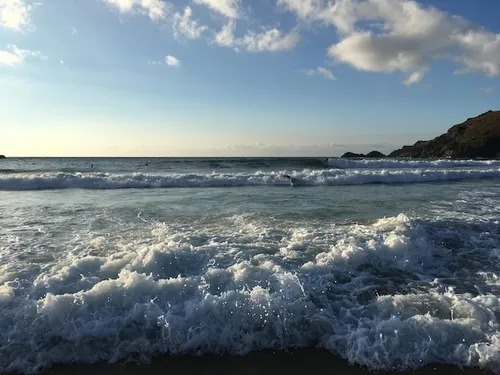
#> input picture images/sea.jpeg, 500 x 375 px, found by its file name
$ python geometric_transformations.py
#> lines starting #> are read from the running program, lines starting #| are printed output that depends on the picture
import cv2
import numpy as np

img_path = r'images/sea.jpeg'

img = cv2.imread(img_path)
#> img is the input picture: shape (375, 500, 3); mean B, G, R 136.2, 127.8, 113.5

print(img.shape)
#| (375, 500, 3)

res = cv2.resize(img, None, fx=1.0, fy=1.0, interpolation=cv2.INTER_CUBIC)

cv2.imshow('image', img)
cv2.imshow('res', res)
cv2.waitKey(0)

# Translation

new_x = 50
new_y = 50

array = np.array([[1,0,new_x],[0,1,new_y]],dtype=np.float32)
dst = cv2.warpAffine(img,array,(img.shape[1],img.shape[0]))
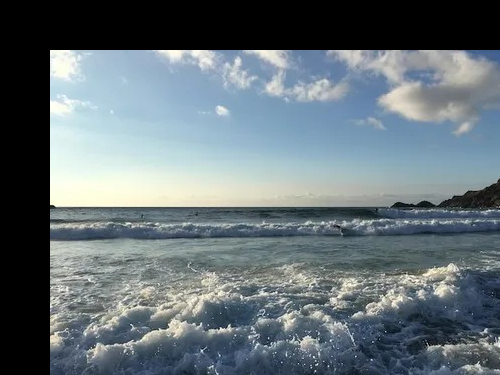
#> dst: shape (375, 500, 3); mean B, G, R 119.1, 113.2, 101.4

cv2.imshow('Translation image',dst)
cv2.waitKey(0)

# Rotation

M = cv2.getRotationMatrix2D(((img.shape[1]-1)/2.0,(img.shape[0]-1)/2.0),15,1)
# M = cv2.getRotationMatrix2D((0,0),-45,1)
dst = cv2.warpAffine(img,M,(img.shape[1],img.shape[0]))
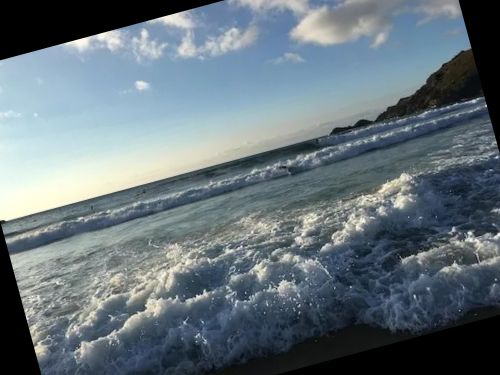
#> dst: shape (375, 500, 3); mean B, G, R 123, 115.6, 102.4

cv2.imshow('rotated image', dst)
cv2.waitKey(0)

# Affine transformation

pnts1 = np.float32([[50,0],[50,50],[10,0]])
pnts2 = np.float32([[100,50],[80,80],[100,90]])

M = cv2.getAffineTransform(pnts1,pnts2)
dst = cv2.warpAffine(img,M,(img.shape[1],img.shape[0]))
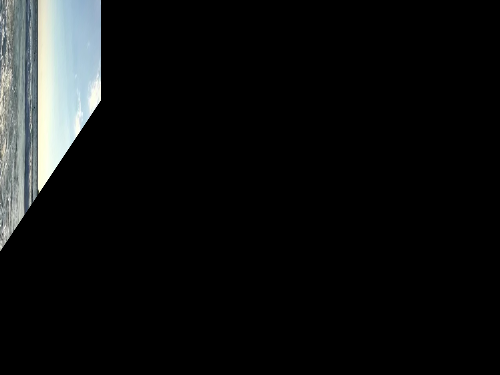
#> dst: shape (375, 500, 3); mean B, G, R 17.2, 17.1, 15.8

cv2.imshow("Affine image",dst)
cv2.waitKey(0)

# Perspective transform

pts1 = np.float32([[56,65],[368,52],[28,387],[389,390]])
pts2 = np.float32([[0,0],[300,0],[0,300],[300,300]])

M = cv2.getPerspectiveTransform(pts1,pts2)
dst = cv2.warpPerspective(img,M,(300,300))
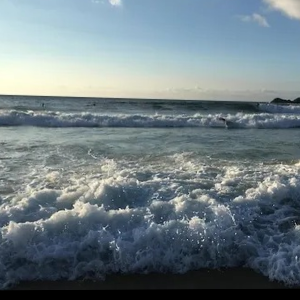
#> dst: shape (300, 300, 3); mean B, G, R 131.2, 125.2, 111.1

cv2.imshow("Perspective image",dst)
cv2.waitKey(0)


cv2.destroyAllWindows()

$ run again, with images/desert.jpeg copied over images/sea.jpeg
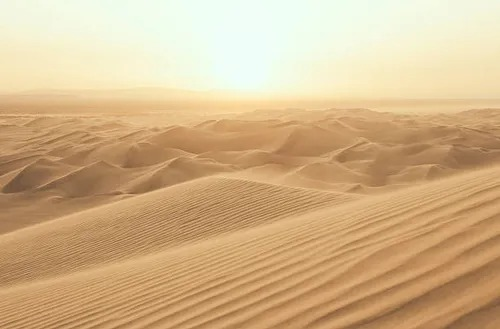
#> input picture images/desert.jpeg, 500 x 329 px, found by its file name
#> img is the input picture: shape (329, 500, 3); mean B, G, R 137.6, 179.7, 210.4
#| (329, 500, 3)
#> `dst = cv2.warpAffine(img,M,(img.shape[1],img.shape[0]))`:
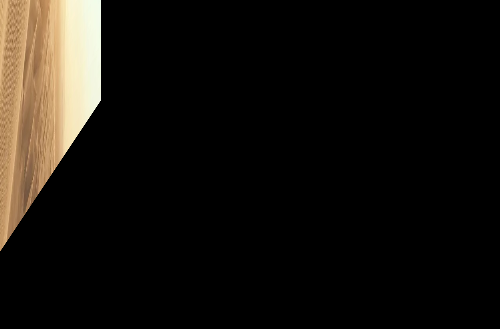
#> dst: shape (329, 500, 3); mean B, G, R 14.1, 18.7, 22.1
#> `dst = cv2.warpPerspective(img,M,(300,300))`:
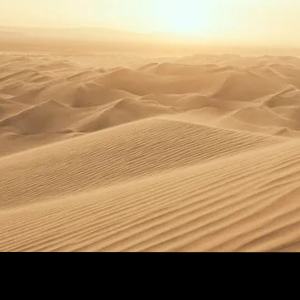
#> dst: shape (300, 300, 3); mean B, G, R 103.7, 142.7, 173.8

$ run again, with images/fields.jpeg copied over images/sea.jpeg
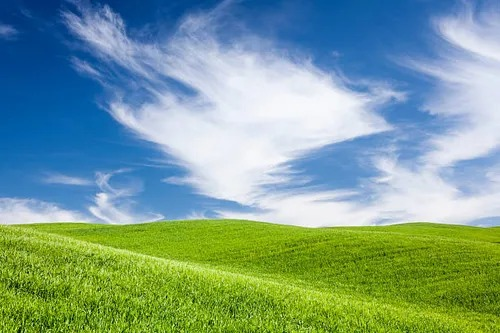
#> input picture images/fields.jpeg, 500 x 333 px, found by its file name
#> img is the input picture: shape (333, 500, 3); mean B, G, R 145.1, 160, 123.7
#| (333, 500, 3)
#> `dst = cv2.warpAffine(img,M,(img.shape[1],img.shape[0]))`:
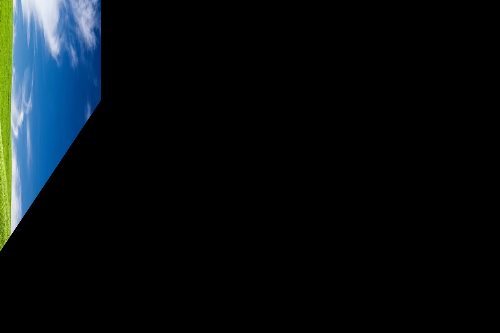
#> dst: shape (333, 500, 3); mean B, G, R 16.8, 14.3, 8.6
#> `dst = cv2.warpPerspective(img,M,(300,300))`:
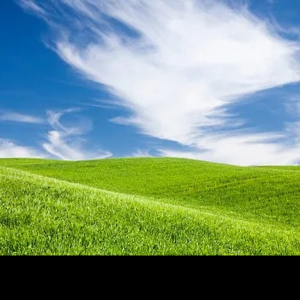
#> dst: shape (300, 300, 3); mean B, G, R 124.8, 148.4, 119.7

$ run again, with images/forest.jpeg copied over images/sea.jpeg
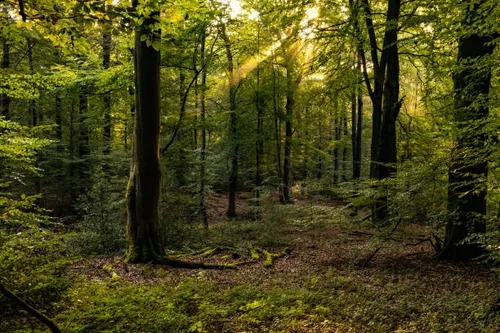
#> input picture images/forest.jpeg, 500 x 333 px, found by its file name
#> img is the input picture: shape (333, 500, 3); mean B, G, R 24, 69.5, 71.7
#| (333, 500, 3)
#> `dst = cv2.warpAffine(img,M,(img.shape[1],img.shape[0]))`:
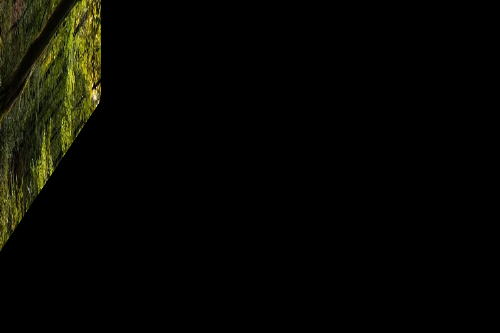
#> dst: shape (333, 500, 3); mean B, G, R 2.3, 6.9, 6.7
#> `dst = cv2.warpPerspective(img,M,(300,300))`:
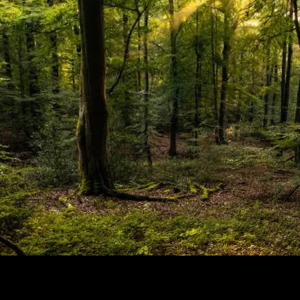
#> dst: shape (300, 300, 3); mean B, G, R 19.3, 54, 55.8
